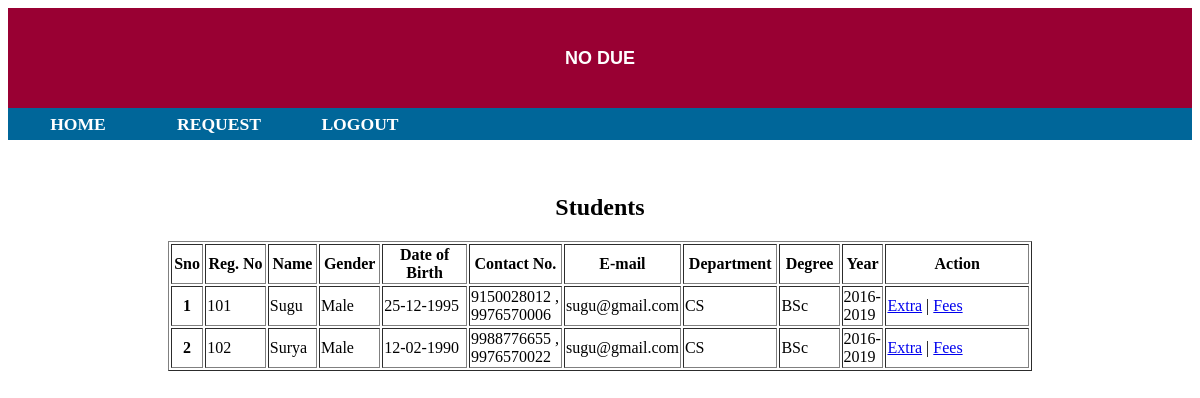
Page /view_student.php on the committed database.
### tables this page shows
CREATE TABLE `students` (
  `id` int(11) NOT NULL,
  `regno` varchar(20) NOT NULL,
  `name` varchar(30) NOT NULL,
  `gender` varchar(10) NOT NULL,
  `dob` varchar(15) NOT NULL,
  `mobile` bigint(20) NOT NULL,
  `mobile2` bigint(20) NOT NULL,
  `email` varchar(50) NOT NULL,
  `address` varchar(50) NOT NULL,
  `dept` varchar(20) NOT NULL,
  `course` varchar(20) NOT NULL,
  `year` varchar(20) NOT NULL,
  `pass` varchar(20) NOT NULL,
  `st_hostel` int(11) NOT NULL,
  `st_library` int(11) NOT NULL,
  `st_office` int(11) NOT NULL,
  `rdate` varchar(15) NOT NULL
);

### view_student.php (the view, shortened to what this page needs)
<!DOCTYPE html PUBLIC "-//W3C//DTD XHTML 1.0 Transitional//EN" "http://www.w3.org/TR/xhtml1/DTD/xhtml1-transitional.dtd">
<html xmlns="http://www.w3.org/1999/xhtml">
<head>
<title><?php include("title.php"); ?></title>
<link href="style.css" rel="stylesheet" type="text/css" />
</head>
<body>
<form id="form1" name="form1" method="post" action="">
  <div class="hd" align="center"><?php include("title.php"); ?></div>
  <?php include("link_war.php"); ?>
  <p>&nbsp;</p>
  <h2 align="center">Students</h2>
  <?php
  $qry=mysql_query("select * from students");
  $num=mysql_num_rows($qry);
  	if($num>0)
	{
  ?>
  <table width="864" border="1" align="center">
    <tr>
      <th width="29" scope="row">Sno</th>
      <th width="65">Reg. No </th>
      <th width="47">Name</th>
      <th width="59">Gender</th>
      <th width="95">Date of Birth </th>
      <th width="92">Contact No. </th>
      <th width="47">E-mail</th>
      <th width="93">Department</th>
      <th width="59">Degree</th>
      <th width="38">Year</th>
      <th width="170">Action</th>
    </tr>
	<?php
	$i=0;
	while($row=mysql_fetch_array($qry))
	{
	$i++;
	?>
    <tr>
      <th scope="row"><?php echo $i; ?></th>
      <td><?php echo $row['regno']; ?></td>
      <td><?php echo $row['name']; ?></td>
      <td><?php echo $row['gender']; ?></td>
      <td><?php echo $row['dob']; ?></td>
      <td><?php echo $row['mobile']." , ".$row['mobile2']; ?></td>
      <td><?php echo $row['email']; ?></td>
      <td><?php echo $row['dept']; ?></td>
      <td><?php echo $row['course']; ?></td>
      <td><?php echo $row['year']; ?></td>
      <td><a href="extra.php?regno=<?php echo $row['regno']; ?>">Extra</a> | <a href="send_fees.php?regno=<?php echo $row['regno']; ?>">Fees </a></td>
    </tr>
	<?php
	}
	?>
  </table>
  <?php
  }
  else
  {
  echo "Empty!!";
  }
  ?>
  <p align="center">&nbsp;</p>
</form>
</body>
</html>

### style.css (style rules this page uses)
.hd { font-family: Arial, Helvetica, sans-serif; font-size: 18px; line-height: 100px; font-weight: bold; color: #FFFFFF; background-color: #990033; height: 100px; }

### rows in the picture
students: regno "101", name "Sugu", gender "Male", dob "25-12-1995", mobile "9150028012", mobile2 "9976570006", email "sugu@gmail.com", dept "CS", course "BSc", year "2016-2019"
students: regno "102", name "Surya", gender "Male", dob "12-02-1990", mobile "9988776655", mobile2 "9976570022", email "sugu@gmail.com", dept "CS", course "BSc", year "2016-2019"
